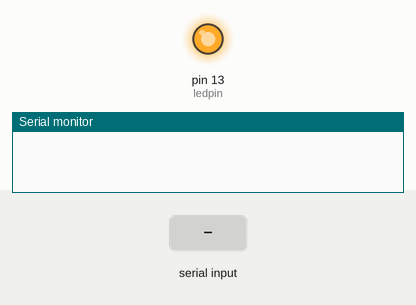
The sketch below on a simulated Arduino Uno, built with avr-gcc and run on an emulated ATmega328P. Shown: output pins drawn as LEDs (lit = HIGH), the last lines printed to the serial monitor. The inputs (shaded band) are chosen by the test bench.

Above: at 1.2 s.
1.3 s: "a" received over Serial
At 4.0 s:
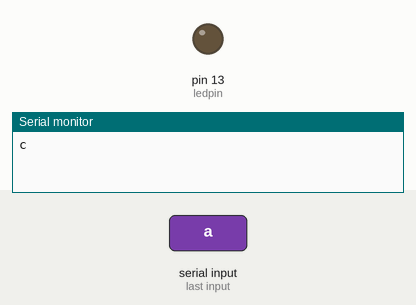
4.3 s: "1" received over Serial
Timing chart, 0 to 7.3 s (numbered marks = the images above; inputs shaded):
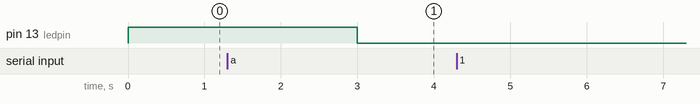

The sketch:

textilera_emu.ino
```cpp
int ledpin = 13;
int val = 0;
long task_duration = 3000;
long worktime = 0;
boolean working = false;

void setup(){
  Serial.begin(9600);
  pinMode(ledpin, OUTPUT);
  digitalWrite(ledpin, LOW);
}

void loop(){

  //check if there is command
  if(Serial.available() > 0){
    val = Serial.read();
  }

  //keeps the task alive
  if(task_duration > millis() - worktime){
    working = true;
    digitalWrite(ledpin, HIGH);
  }
  else{
    working = false;
    digitalWrite(ledpin, LOW);
  }

  //evalueate serial input and acts accordingly
  if(val != 0){
    if(val == 97){
      if(!working){
        //init work
        worktime = millis();
        Serial.println("b");
      }
      else{
        //send hold message
        Serial.println("c");
      }
    }
    else if(val != 97){
      //unknown val
      Serial.println("u");

    }
    val = 0;
  }
}
```
